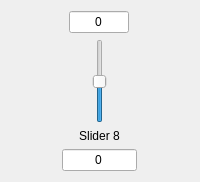
        <widget class="QWidget" name="wgt_sld_8" native="true">
         <property name="sizePolicy">
          <sizepolicy hsizetype="Minimum" vsizetype="Preferred">
           <horstretch>0</horstretch>
           <verstretch>0</verstretch>
          </sizepolicy>
         </property>
         <layout class="QGridLayout" name="gridLayout_9">
          <property name="sizeConstraint">
           <enum>QLayout::SetMinimumSize</enum>
          </property>
          <item row="1" column="0">
           <layout class="QVBoxLayout" name="verticalLayout_8">
            <item alignment="Qt::AlignHCenter">
             <widget class="QSlider" name="slider8">
              <property name="minimum">
               <number>-30</number>
              </property>
              <property name="maximum">
               <number>30</number>
              </property>
              <property name="singleStep">
               <number>1</number>
              </property>
              <property name="value">
               <number>0</number>
              </property>
              <property name="orientation">
               <enum>Qt::Vertical</enum>
              </property>
             </widget>
            </item>
            <item>
             <widget class="QLabel" name="label_slider8">
              <property name="sizePolicy">
               <sizepolicy hsizetype="Minimum" vsizetype="Preferred">
                <horstretch>0</horstretch>
                <verstretch>0</verstretch>
               </sizepolicy>
              </property>
              <property name="text">
               <string>Slider 8</string>
              </property>
              <property name="alignment">
               <set>Qt::AlignCenter</set>
              </property>
             </widget>
            </item>
           </layout>
          </item>
          <item row="2" column="0">
           <widget class="QLineEdit" name="lnEdit_freq_slider_8">
            <property name="sizePolicy">
             <sizepolicy hsizetype="Minimum" vsizetype="Fixed">
              <horstretch>0</horstretch>
              <verstretch>0</verstretch>
             </sizepolicy>
            </property>
            <property name="minimumSize">
             <size>
              <width>75</width>
              <height>0</height>
             </size>
            </property>
            <property name="maximumSize">
             <size>
              <width>60</width>
              <height>16777215</height>
             </size>
            </property>
            <property name="inputMask">
             <string/>
            </property>
            <property name="text">
             <string>0</string>
            </property>
            <property name="alignment">
             <set>Qt::AlignCenter</set>
            </property>
            <property name="readOnly">
             <bool>true</bool>
            </property>
           </widget>
          </item>
          <item row="0" column="0" alignment="Qt::AlignHCenter">
           <widget class="QLineEdit" name="lnEdit_gain_slider_8">
            <property name="sizePolicy">
             <sizepolicy hsizetype="Minimum" vsizetype="Fixed">
              <horstretch>0</horstretch>
              <verstretch>0</verstretch>
             </sizepolicy>
            </property>
            <property name="minimumSize">
             <size>
              <width>50</width>
              <height>0</height>
             </size>
            </property>
            <property name="maximumSize">
             <size>
              <width>60</width>
              <height>16777215</height>
             </size>
            </property>
            <property name="text">
             <string>0</string>
            </property>
            <property name="alignment">
             <set>Qt::AlignCenter</set>
            </property>
            <property name="readOnly">
             <bool>true</bool>
            </property>
           </widget>
          </item>
         </layout>
        </widget>
